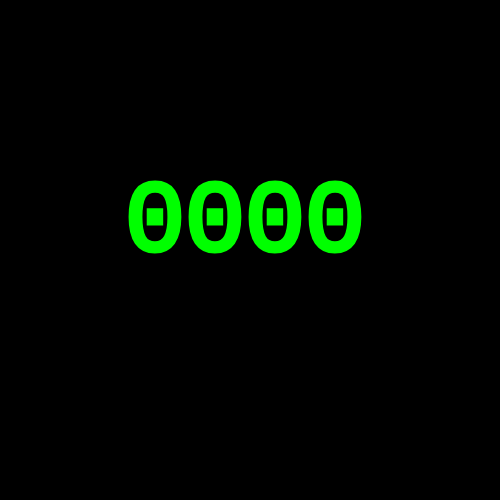
Frame 1 (no input)
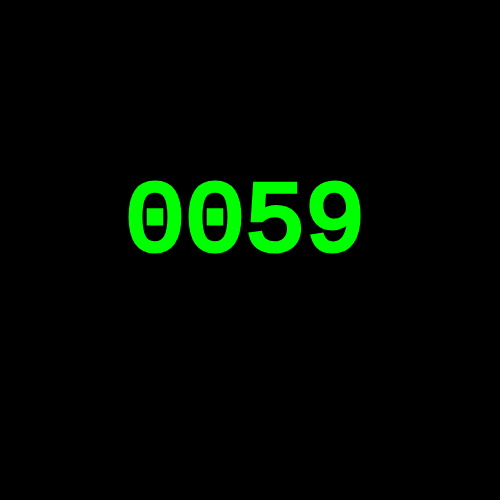
Frame 60 (no input)
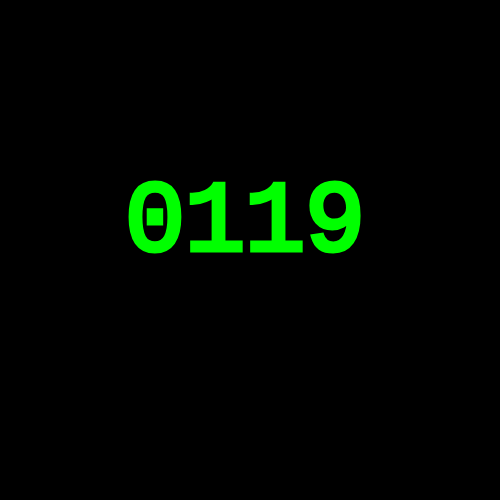
Frame 120 (the mouse pressed at the canvas centre since frame 60)

The p5.js sketch that drew these frames (run headless with seeded random() and noise() and a simulated clock; from frame 60 on, the mouse is pressed at the canvas centre):

// p5.js sketch
// ── sketch.js
var masterPassword = '1885',
    fourDigitPassword = '',
    passwordHistory = [],
    historyIndex = 0;

function setup() {
  createCanvas(500,500);
  fourDigitPassword = strangerThingsHackLab();
}

function strangerThingsHackLab() {
  for (var i = 0; i <= 9; i++) {
    for (var j = 0; j <= 9; j++) {
      for (var k = 0; k <= 9; k++) {
        for (var l = 0; l <= 9; l++) {
          var _fourDigitPassword = getFourDigitPassword(i,j,k,l);
          passwordHistory.push(_fourDigitPassword);
          if (checkPasswordMatch(_fourDigitPassword))
            return _fourDigitPassword;
        }
      }
    }
  }
}

function prepareStrangeVisual() {
  background(0);
  textSize(100);
  textFont('Courier');
  strokeWeight(5);
  stroke(0, 255, 0);
  fill(0, 255, 0);
}

function checkPasswordMatch(password) {
  return password === masterPassword;
}

function getFourDigitPassword(i, j, k, l) {
  return i + '' + j + '' + k + '' + l;
}

function draw() {
  prepareStrangeVisual();
    
  text(passwordHistory[historyIndex], 125, 250);

  if (historyIndex + 1 < passwordHistory.length)
    historyIndex++;
}
